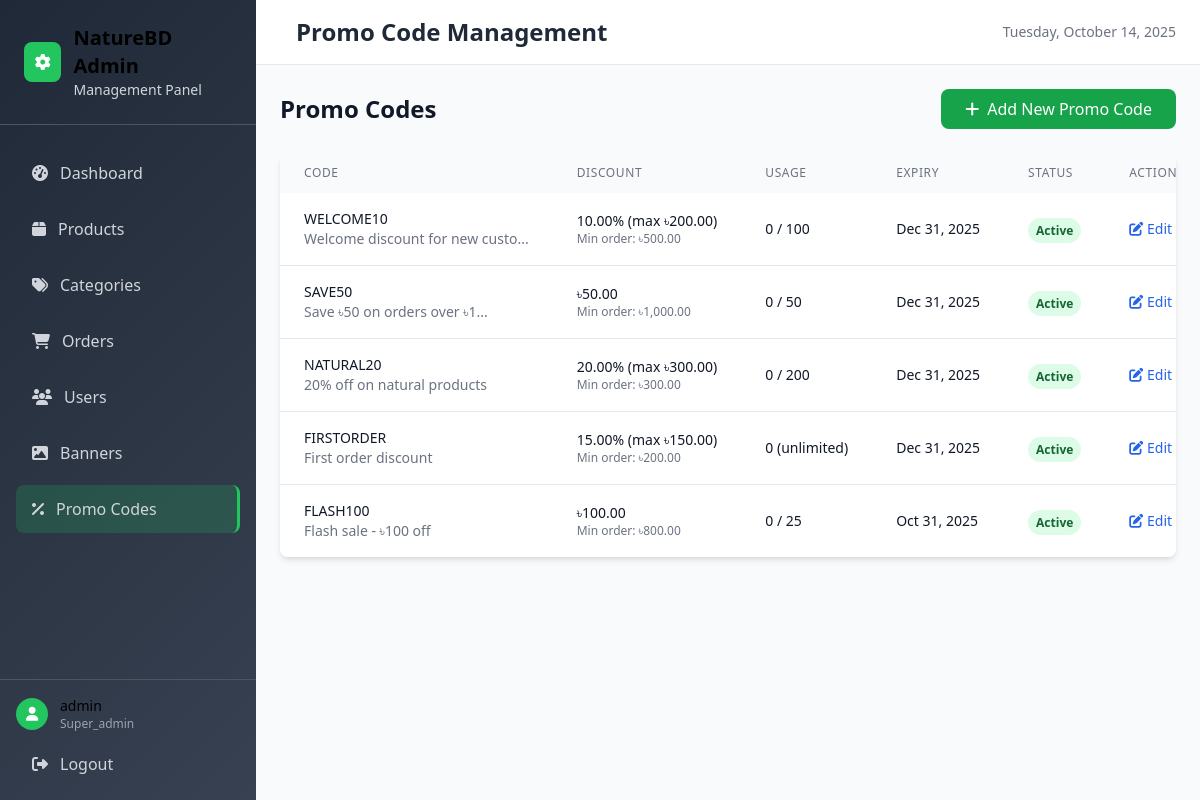
Page /admin/promo_codes.php (signed in) on the committed database.
### tables this page shows
CREATE TABLE promo_codes (
    id INT AUTO_INCREMENT PRIMARY KEY,
    code VARCHAR(50) UNIQUE NOT NULL,
    description TEXT,
    discount_type ENUM('percentage', 'fixed') NOT NULL,
    discount_value DECIMAL(10,2) NOT NULL,
    min_order_amount DECIMAL(10,2) DEFAULT 0,
    max_discount DECIMAL(10,2) DEFAULT NULL,
    usage_limit INT DEFAULT NULL,
    used_count INT DEFAULT 0,
    is_active BOOLEAN DEFAULT TRUE,
    expiry_date DATE DEFAULT NULL,
    created_at TIMESTAMP DEFAULT CURRENT_TIMESTAMP,
    updated_at TIMESTAMP DEFAULT CURRENT_TIMESTAMP ON UPDATE CURRENT_TIMESTAMP
);

### admin/promo_codes.php (the view, shortened to what this page needs)
<?php
include 'includes/header.php';
$promo_codes = $conn->query("SELECT * FROM promo_codes ORDER BY created_at DESC")->fetch_all(MYSQLI_ASSOC);
?>
<div class="flex justify-between items-center mb-6">
    <h2 class="text-2xl font-bold text-gray-900">Promo Codes</h2>
    <a href="?action=add" class="px-6 py-2 bg-green-600 text-white rounded-lg hover:bg-green-700 transition-colors">
        <i class="fas fa-plus mr-2"></i>Add New Promo Code
    </a>
</div>
<div class="bg-white rounded-lg shadow-md overflow-hidden">
    <div class="overflow-x-auto">
        <table class="w-full">
            <thead class="bg-gray-50">
                <tr>
                    <th class="px-6 py-3 text-left text-xs font-medium text-gray-500 uppercase tracking-wider">Code</th>
                    <th class="px-6 py-3 text-left text-xs font-medium text-gray-500 uppercase tracking-wider">Discount</th>
                    <th class="px-6 py-3 text-left text-xs font-medium text-gray-500 uppercase tracking-wider">Usage</th>
                    <th class="px-6 py-3 text-left text-xs font-medium text-gray-500 uppercase tracking-wider">Expiry</th>
                    <th class="px-6 py-3 text-left text-xs font-medium text-gray-500 uppercase tracking-wider">Status</th>
                    <th class="px-6 py-3 text-left text-xs font-medium text-gray-500 uppercase tracking-wider">Actions</th>
                </tr>
            </thead>
            <tbody class="bg-white divide-y divide-gray-200">
                <?php if (empty($promo_codes)): ?>
                    <tr>
                        <td colspan="6" class="px-6 py-4 text-center text-gray-500">No promo codes found</td>
                    </tr>
                <?php else: ?>
                    <?php foreach ($promo_codes as $promo): ?>
                        <tr class="hover:bg-gray-50">
                            <td class="px-6 py-4 whitespace-nowrap">
                                <div class="text-sm font-medium text-gray-900"><?php echo htmlspecialchars($promo['code']); ?></div>
                                <div class="text-sm text-gray-500"><?php echo htmlspecialchars(substr($promo['description'], 0, 30)) . (strlen($promo['description']) > 30 ? '...' : ''); ?></div>
                            </td>
                            <td class="px-6 py-4 whitespace-nowrap text-sm text-gray-900">
                                <?php
                                if ($promo['discount_type'] === 'percentage') {
                                    echo $promo['discount_value'] . '%';
                                    if ($promo['max_discount']) {
                                        echo ' (max ৳' . number_format($promo['max_discount'], 2) . ')';
                                    }
                                } else {
                                    echo '৳' . number_format($promo['discount_value'], 2);
                                }
                                ?>
                                <div class="text-xs text-gray-500">Min order: ৳<?php echo number_format($promo['min_order_amount'], 2); ?></div>
                            </td>
                            <td class="px-6 py-4 whitespace-nowrap text-sm text-gray-900">
                                <?php echo $promo['used_count']; ?>
                                <?php if ($promo['usage_limit']): ?>
                                    / <?php echo $promo['usage_limit']; ?>
                                <?php else: ?>
                                    (unlimited)
                                <?php endif; ?>
                            </td>
                            <td class="px-6 py-4 whitespace-nowrap text-sm text-gray-500">
                                <?php
                                if ($promo['expiry_date']) {
                                    $expiry = strtotime($promo['expiry_date']);
                                    $is_expired = $expiry < time();
                                    echo '<span class="' . ($is_expired ? 'text-red-600' : 'text-gray-900') . '">' . date('M j, Y', $expiry) . '</span>';
                                } else {
                                    echo 'No expiry';
                                }
                                ?>
                            </td>
                            <td class="px-6 py-4 whitespace-nowrap">
                                <?php
                                $is_expired = $promo['expiry_date'] && strtotime($promo['expiry_date']) < time();
                                $is_limit_reached = $promo['usage_limit'] && $promo['used_count'] >= $promo['usage_limit'];
                                $status = $promo['is_active'] && !$is_expired && !$is_limit_reached ? 'active' : 'inactive';
                                ?>
                                <span class="px-2 py-1 text-xs font-semibold rounded-full <?php echo $status === 'active' ? 'text-green-800 bg-green-100' : 'text-red-800 bg-red-100'; ?>">
                                    <?php echo ucfirst($status); ?>
                                </span>
                            </td>
                            <td class="px-6 py-4 whitespace-nowrap text-sm font-medium">
                                <div class="flex space-x-2">
                                    <a href="?action=edit&id=<?php echo $promo['id']; ?>" class="text-blue-600 hover:text-blue-900">
                                        <i class="fas fa-edit"></i> Edit
                                    </a>
                                </div>
                            </td>
                        </tr>
                    <?php endforeach; ?>
                <?php endif; ?>
            </tbody>
        </table>
    </div>
</div>
<?php include 'includes/footer.php'; ?>

### admin/css/admin.css (style rules this page uses)
html, body { height: 100%; }
@media (min-width: 769px) { html, body { overflow: hidden; } }

### rows in the picture
promo_codes: code "WELCOME10", description "Welcome discount for new custo", discount_value "10.00", max_discount "200.00", min_order_amount "500.00", used_count "0", usage_limit "100", expiry_date "Dec 31, 2025"
promo_codes: code "SAVE50", description "Save ৳50 on orders over ৳1", discount_value "50.00", min_order_amount "1,000.00", used_count "0", usage_limit "50", expiry_date "Dec 31, 2025"
promo_codes: code "NATURAL20", description "20% off on natural products", discount_value "20.00", max_discount "300.00", min_order_amount "300.00", used_count "0", usage_limit "200", expiry_date "Dec 31, 2025"
promo_codes: code "FIRSTORDER", description "First order discount", discount_value "15.00", max_discount "150.00", min_order_amount "200.00", used_count "0", shows "(unlimited)", expiry_date "Dec 31, 2025"
promo_codes: code "FLASH100", description "Flash sale - ৳100 off", discount_value "100.00", min_order_amount "800.00", used_count "0", usage_limit "25", expiry_date "Oct 31, 2025"

### other values in the picture
$_SESSION['admin_username'] "admin"
$_SESSION['admin_role'] "Super_admin"
$page_title "Promo Code Management"
